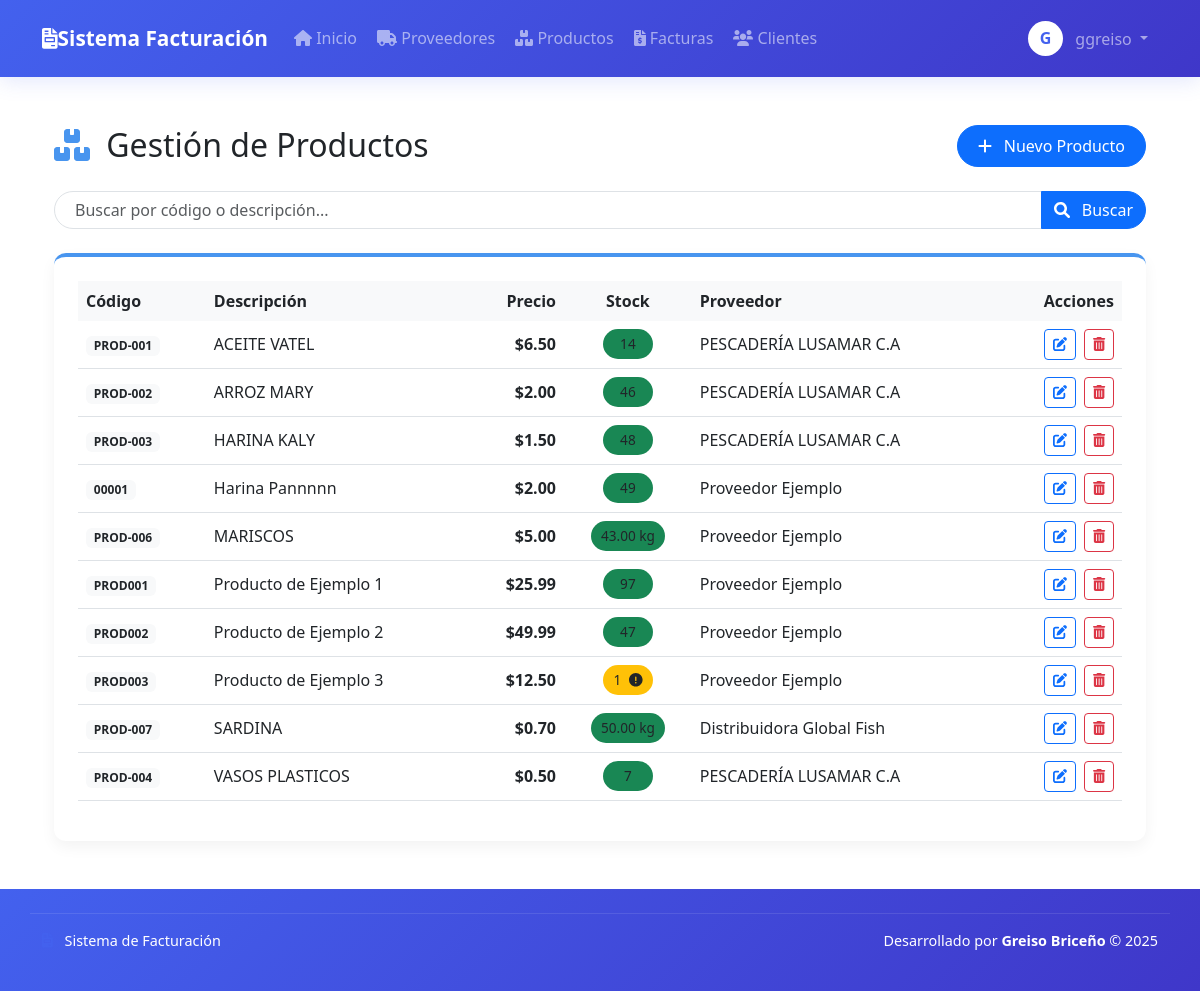
Screenshot of /facturacion/modules/products/list.php (signed in) with the database file from the repository.
### tables this page shows
CREATE TABLE `products` (
  `id` int(11) NOT NULL,
  `code` varchar(50) NOT NULL,
  `description` text NOT NULL,
  `price` decimal(10,2) NOT NULL,
  `cost_price` decimal(10,2) DEFAULT NULL,
  `stock` decimal(10,3) NOT NULL DEFAULT '0.000',
  `stock_min` int(11) NOT NULL DEFAULT '5',
  `provider_id` int(11) DEFAULT NULL,
  `created_at` timestamp NOT NULL DEFAULT CURRENT_TIMESTAMP,
  `updated_at` timestamp NULL DEFAULT NULL ON UPDATE CURRENT_TIMESTAMP,
  `created_by` int(11) DEFAULT NULL,
  `updated_by` int(11) DEFAULT NULL,
  `action_type` enum('created','updated','deleted') DEFAULT 'created',
  `measure_unit` varchar(10) NOT NULL DEFAULT 'unidad',
  `min_stock` decimal(10,3) NOT NULL DEFAULT '5.000'
);

### facturacion/modules/products/list.php (the view, shortened to what this page needs)
<?php
$sql = "SELECT p.*, IFNULL(pr.name, 'No asignado') as provider_name
        FROM products p
        LEFT JOIN providers pr ON p.provider_id = pr.id
        ORDER BY p.description";
$result = $conn->query($sql);
$page = isset($_GET['page']) ? (int)$_GET['page'] : 1;
$per_page = 10;
$offset = ($page - 1) * $per_page;
$search = isset($_GET['search']) ? $conn->real_escape_string($_GET['search']) : '';
$sql = "SELECT p.*, pr.name as provider_name
        FROM products p
        LEFT JOIN providers pr ON p.provider_id = pr.id
        WHERE p.description LIKE '%$search%' OR p.code LIKE '%$search%'
        ORDER BY p.description
        LIMIT $offset, $per_page";
$products = $conn->query($sql)->fetch_all(MYSQLI_ASSOC);
require_once dirname(__DIR__, 2) . '/includes/header.php';
?>
<div class="container py-4">
    <div class="d-flex justify-content-between align-items-center mb-4">
        <h2 class="mb-0">
            <i class="fas fa-boxes me-2" style="color: #4895ef;"></i>
            <span style="color: #212529;">Gestión de Productos</span>
        </h2>
        <div>
            <a href="add.php" class="btn btn-primary btn-module">
                <i class="fas fa-plus me-2"></i> Nuevo Producto
            </a>
        </div>
    </div>
    <form class="mb-4">
        <div class="input-group">
            <input type="text" name="search" class="form-control search-box" placeholder="Buscar por código o descripción..." value="<?= htmlspecialchars($search) ?>">
            <button class="btn btn-primary search-btn" type="submit">
                <i class="fas fa-search me-2"></i> Buscar
            </button>
        </div>
    </form>
    <div class="card card-module">
        <div class="card-body p-4">
            <div class="table-responsive">
                <table class="table table-module">
                    <thead>
                        <tr>
                            <th class="border-0">Código</th>
                            <th class="border-0">Descripción</th>
                            <th class="border-0 text-end">Precio</th>
                            <th class="border-0 text-center">Stock</th>
                            <th class="border-0">Proveedor</th>
                            <th class="border-0 text-end">Acciones</th>
                        </tr>
                    </thead>
                    <tbody>
                        <?php if (empty($products)): ?>
                            <tr>
                                <td colspan="6" class="text-center py-4 text-muted">
                                    <i class="fas fa-info-circle me-2"></i> No se encontraron productos
                                </td>
                            </tr>
                        <?php else: ?>
                            <?php foreach ($products as $product): ?>
                            <tr>
                                <td class="align-middle">
                                    <span class="badge bg-light text-dark"><?= htmlspecialchars($product['code']) ?></span>
                                </td>
                                <td class="align-middle"><?= htmlspecialchars($product['description']) ?></td>
                                <td class="align-middle text-end">
                                    <span class="fw-bold">$<?= number_format($product['price'], 2) ?></span>
                                </td>
                                <td class="align-middle text-center">
                                    <span class="stock-badge bg-<?= $product['stock'] > ($product['min_stock'] ?? 10) ? 'success' : ($product['stock'] > 0 ? 'warning' : 'danger') ?>">
                                        <?= $product['measure_unit'] == 'kg' ? number_format($product['stock'], 2) . ' kg' : (int)$product['stock'] ?>
                                        <?php if($product['stock'] <= ($product['min_stock'] ?? 10) && $product['stock'] > 0): ?>
                                            <i class="fas fa-exclamation-circle ms-1"></i>
                                        <?php endif; ?>
                                    </span>
                                </td>
                                <td class="align-middle"><?= htmlspecialchars($product['provider_name'] ?? 'N/A') ?></td>
                                <td class="text-end align-middle">
                                    <div class="d-inline-flex">
                                        <a href="edit.php?id=<?= $product['id'] ?>" class="btn btn-sm btn-outline-primary me-2" title="Editar">
                                            <i class="fas fa-edit"></i>
                                        </a>
                                        <a href="delete.php?id=<?= $product['id'] ?>" class="btn btn-sm btn-outline-danger" title="Eliminar" onclick="return confirm('¿Estás seguro de eliminar este producto?')">
                                            <i class="fas fa-trash-alt"></i>
                                        </a>
                                    </div>
                                </td>
                            </tr>
                            <?php endforeach; ?>
                        <?php endif; ?>
                    </tbody>
                </table>
            </div>
        </div>
    </div>
</div>
<?php
require_once dirname(__DIR__, 2) . '/includes/footer.php';
?>

### facturacion/includes/header.php (style rules this page uses)
:root { --primary-color: #4361ee; --secondary-color: #3f37c9; --accent-color: #4895ef; --light-color: #f8f9fa; --dark-color: #212529; --success-color: #4cc9f0; --info-color: #4895ef; --warning-color: #f8961e; --danger-color: #f72585; }

### facturacion/modules/products/list.php (style rules this page uses)
.card-module { border: none; border-radius: 12px; box-shadow: 0 6px 15px rgba(0, 0, 0, 0.05); overflow: hidden; border-top: 4px solid #4895ef; }
.btn-module { border-radius: 50px; padding: 8px 20px; font-weight: 500; transition: all 0.3s; }
.table-module { border-collapse: separate; border-spacing: 0; }
.table-module thead th { border-bottom: 2px solid #e9ecef; background-color: #f8f9fa; font-weight: 600; }
.search-box { border-radius: 50px; padding-left: 20px; }
.search-btn { border-top-right-radius: 50px !important; border-bottom-right-radius: 50px !important; }
.stock-badge { font-size: 0.85rem; padding: 5px 10px; border-radius: 50px; min-width: 50px; text-align: center; display: inline-block; }

### rows the page displays
products: code "PROD-001", description "ACEITE VATEL", price "6.50", stock "14", provider_name "PESCADERÍA LUSAMAR C.A"
products: code "PROD-002", description "ARROZ MARY", price "2.00", stock "46", provider_name "PESCADERÍA LUSAMAR C.A"
products: code "PROD-003", description "HARINA KALY", price "1.50", stock "48", provider_name "PESCADERÍA LUSAMAR C.A"
products: code "00001", description "Harina Pannnnn", price "2.00", stock "49", provider_name "Proveedor Ejemplo"
products: code "PROD-006", description "MARISCOS", price "5.00", stock "43.00", provider_name "Proveedor Ejemplo"
products: code "PROD001", description "Producto de Ejemplo 1", price "25.99", stock "97", provider_name "Proveedor Ejemplo"
products: code "PROD002", description "Producto de Ejemplo 2", price "49.99", stock "47", provider_name "Proveedor Ejemplo"
products: code "PROD003", description "Producto de Ejemplo 3", price "12.50", stock "1", provider_name "Proveedor Ejemplo"
products: code "PROD-007", description "SARDINA", price "0.70", stock "50.00", provider_name "Distribuidora Global Fish"
products: code "PROD-004", description "VASOS PLASTICOS", price "0.50", stock "7", provider_name "PESCADERÍA LUSAMAR C.A"

### other values shown
substr(htmlspecialchars($_SESSION['username']), 0, 1) "G"
$_SESSION['username'] "ggreiso"
